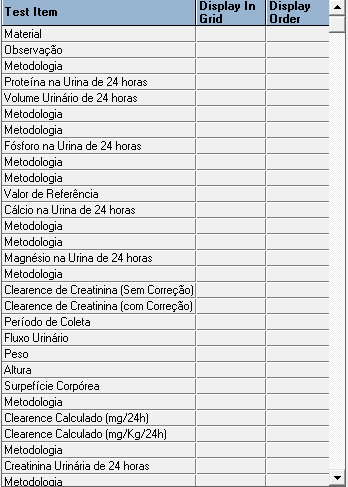
#> input picture book_questions/chapter_18/project/lab_1.PNG, 348 x 487 px
$ python image_recog.py
#> lines starting #> are read from the running program, lines starting #| are printed output that depends on the picture; after the words box and inside, x2 and y2 are one past the last pixel; in counts of white or black regions, pixels touching at a corner belong together
import numpy as np
import cv2
import pytesseract


def show_img(img, title='image'):
    cv2.imshow(title, img)
    cv2.waitKey(0)

def grayscale(img):
    return cv2.cvtColor(img, cv2.COLOR_BGR2GRAY)

def save_img(img, name):
    cv2.imwrite(name, img)


def inverted(img):
    return cv2.bitwise_not(img)

# deixar a img mais nitida, o ideal eh fornecer uma img cinza
def thresholding(gray_img, value_1, value_2, cv2_mehotd):
    thresh, im_bw = cv2.threshold(gray_img, value_1, value_2, cv2_mehotd)
    return im_bw


# noise img -> pixels que nao correspondem ao texto
def eliminate_noise():
    pass


def main():
    #pytesseract.pytesseract.tesseract_cmd = 'C:\\Users\\05694223101\\AppData\\Local\\Programs\\Tesseract-OCR\\tesseract.exe'
    pytesseract.pytesseract.tesseract_cmd = 'C:\\Users\\zero\\AppData\\Local\\Programs\\Tesseract-OCR\\tesseract.exe'
    ocr_result = []

    img = cv2.imread('lab_1.PNG')
#> img is the input picture: shape (487, 348, 3); mean B, G, R 220.9, 219.7, 218.5
    lab = cv2.imread('lab_1.PNG')

    img = cv2.resize(img, ((int(img.shape[1] * 1.2), int(img.shape[0] * 1.2))))
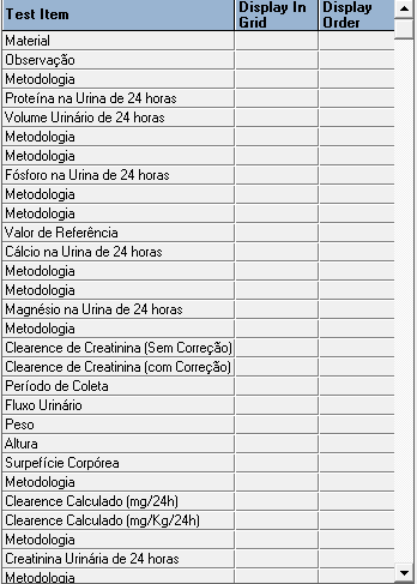
#> img: shape (584, 417, 3); mean B, G, R 220.9, 219.6, 218.5
    lab = cv2.resize(lab, (int(lab.shape[1] * 1.2), int(lab.shape[0] * 1.2)))

    img = grayscale(img)
#> in grayscale, `return cv2.cvtColor(img, cv2.COLOR_BGR2GRAY)`:
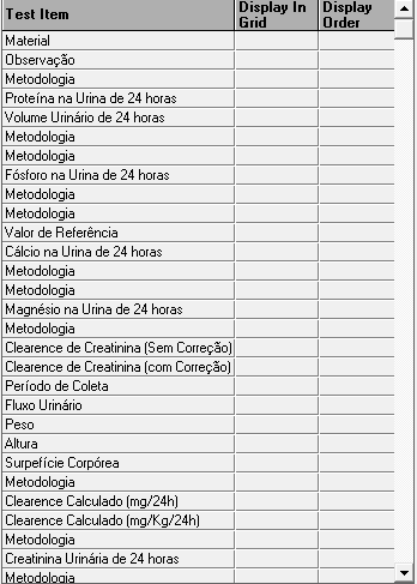
#> returned value: shape (584, 417); min 0, max 255, mean 219.4
    show_img(img)

    img = cv2.GaussianBlur(img, (7, 7), 0)
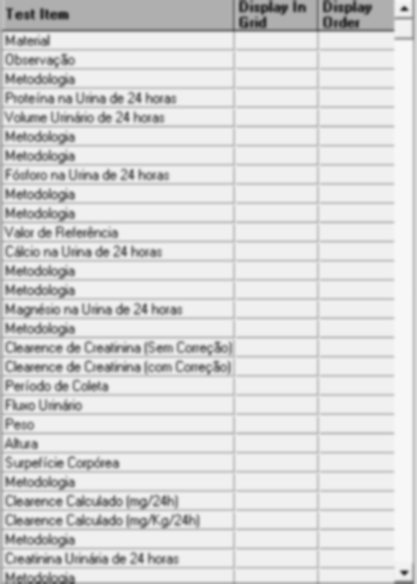
#> img: shape (584, 417); min 52, max 248, mean 219.3
    show_img(img)

    img = thresholding(img, 0, 230, cv2.THRESH_BINARY_INV + cv2.THRESH_OTSU)
#> in thresholding, `thresh, im_bw = cv2.threshold(gray_img, value_1, value_2, cv2_mehotd)`:
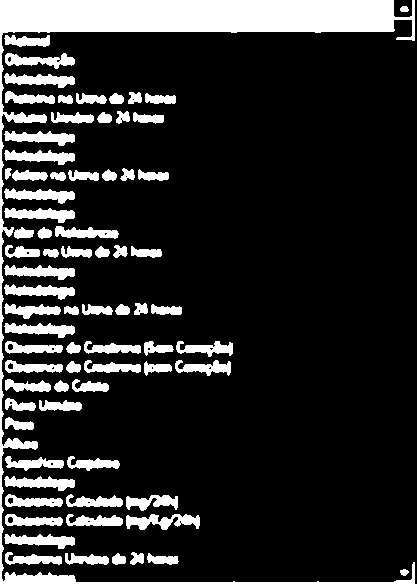
#> im_bw: shape (584, 417); values 0 (black) and 230 (white), 16.7% white; 76 white regions
#> in thresholding, `thresh, im_bw = cv2.threshold(gray_img, value_1, value_2, cv2_mehotd)`: thresh = 196
    show_img(img)

    #kernal = np.ones((3, 3), np.uint8)
    kernal = cv2.getStructuringElement(cv2.MORPH_RECT, (1, 1))
    dilate = cv2.erode(img, kernal, iterations=1)
    #dilate = cv2.erode(img, kernal, iterations=1)
    img = dilate

    #img = cv2.dilate(img, cv2.getStructuringElement(cv2.MORPH_RECT, (3, 1)), iterations=1)


    print('DILATE')
    show_img(img)

    cnts = cv2.findContours(img, cv2.RETR_EXTERNAL, cv2.CHAIN_APPROX_SIMPLE)
#> cnts = 76 contours; largest, box (x1, y1, x2, y2) and area: (0, 0, 415, 584) 14793, (126, 514, 200, 530) 588, (4, 208, 75, 223) 562, (4, 284, 75, 300) 554, (4, 188, 75, 204) 554
    cnts = cnts[0] if len(cnts) == 2 else cnts[1]
    cnts = sorted(cnts, key=lambda x: cv2.boundingRect(x)[0])
    for count, c in enumerate(cnts):
        x, y, w, h = cv2.boundingRect(c)
        roi = lab[y:y+h, x:x+h]
        save_img(roi, f'word_{count}.png')
        cv2.rectangle(lab, (x, y), (w+x, y+h), (36, 255, 12), 1)
        ocr_result .append(pytesseract.image_to_string(roi))
#> this loop made 1 pass
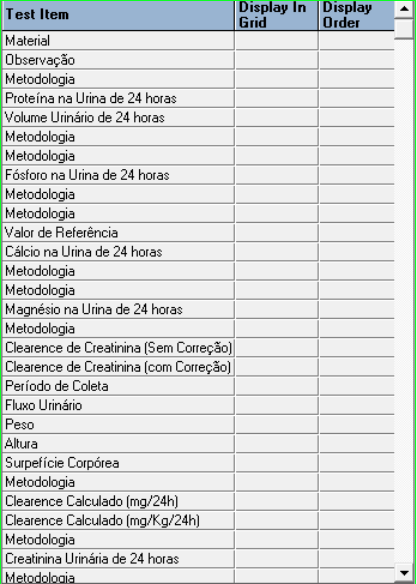
#> lab: shape (584, 417, 3); 0.65% of pixels changed, all inside (x1, y1, x2, y2) = (0, 0, 416, 584)
#> after the loop, ocr_result = []
    show_img(lab)
    print(ocr_result)

if __name__ == '__main__':
    main()
#> (the call stopped at in main, `ocr_result .append(pytesseract.image_to_string(roi))`: pytesseract is not available in this run)
